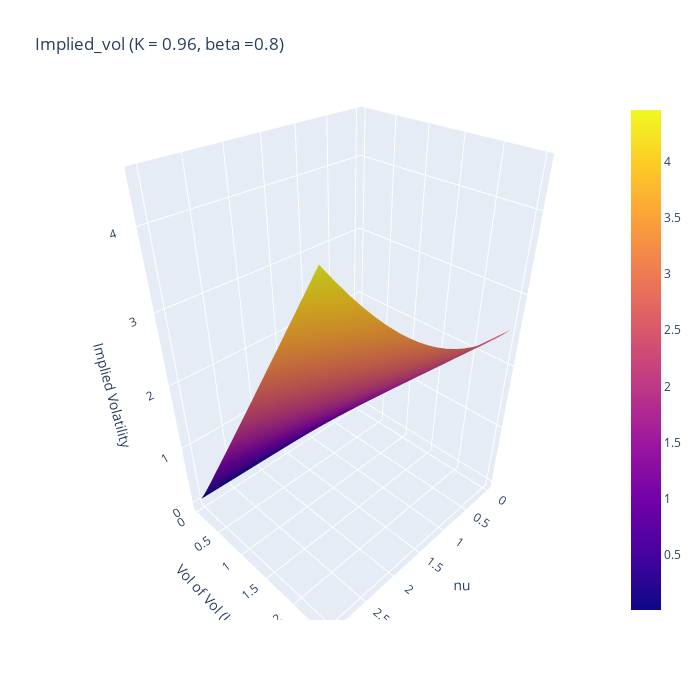

Notebook code cell kept with this figure:
### Code cell
fig = go.Figure(data=[go.Surface(z=vol_impli, x=v_list, y=gamma_list)])

fig.update_layout(title='Implied_vol (K = 0.96, beta =0.8)', autosize=True,
                  width=700, height=700,
                  scene=dict(
        xaxis_title='nu',
        yaxis_title='Vol of Vol (log)',
        zaxis_title='Implied Volatility'))

fig.show()

### Figure 1 — Plotly figure (JSON) as saved in the notebook; plotly's stock layout.template omitted (floating-point values rounded to 4 significant figures; data arrays with more than 128 entries replaced by an {"elided": "..."} marker saying what was removed)
{"data": [{"type": "surface", "x": [0.008, 0.1672, 0.3263, 0.4855, 0.6446, 0.8038, 0.9629, 1.122, 1.281, 1.44, 1.6, 1.759, 1.918, 2.077, 2.236, 2.395, 2.555, 2.714, 2.873, 3.032], "y": [0.01, 0.06082, 0.1116, 0.1624, 0.2133, 0.2641, 0.3149, 0.3657, 0.4165, 0.4673, 0.5182, 0.569, 0.6198, 0.6706, 0.7214, 0.7722, 0.8231, 0.8739, 0.9247, 0.9755, 1.026, 1.077, 1.128, 1.179, 1.23, 1.28, 1.331, 1.382, 1.433, 1.484, 1.534, 1.585, 1.636, 1.687, 1.738, 1.789, 1.839, 1.89, 1.941, 1.992, 2.043, 2.093, 2.144, 2.195, 2.246, 2.297, 2.348, 2.398, 2.449, 2.5], "z": {"elided": "50x20 float values"}}], "layout": {"autosize": true, "height": 700, "scene": {"xaxis": {"title": {"text": "nu"}}, "yaxis": {"title": {"text": "Vol of Vol (log)"}}, "zaxis": {"title": {"text": "Implied Volatility"}}}, "title": {"text": "Implied_vol (K = 0.96, beta =0.8)"}, "width": 700}}
